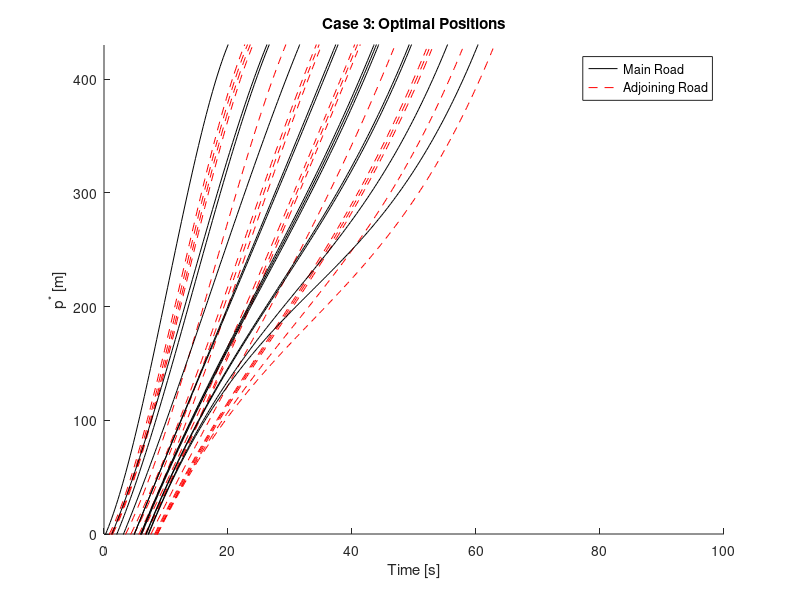
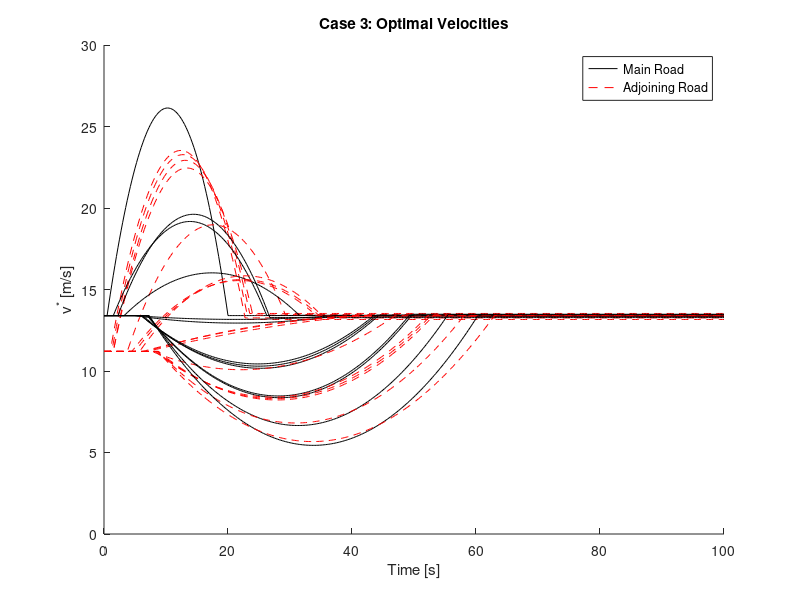
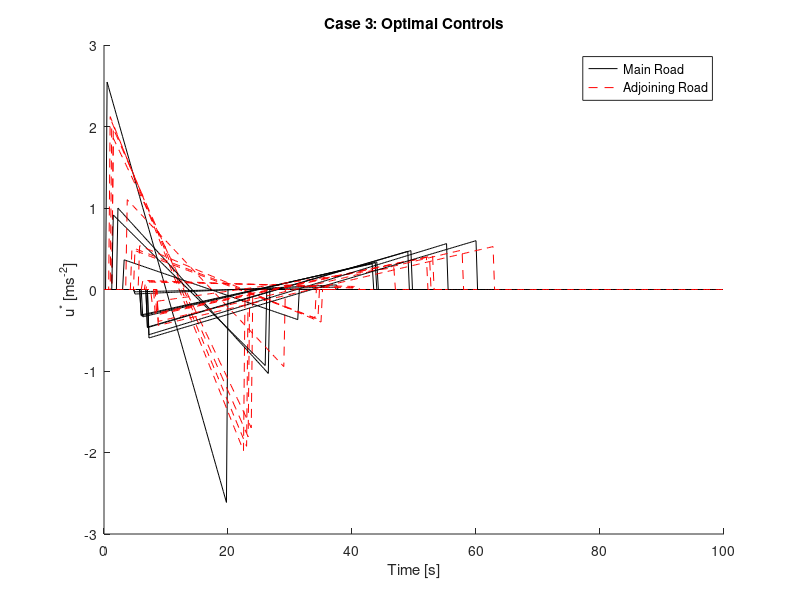

Write the MATLAB code that produced these figures, in order.
%% Parameters

clear; close all; clc

L = 400; % control zone length [m]
S = 30; % merging zone length [m]
delta = 5; % minimum safe following distance [m]
cars = 30; % # cars
dt = 0.25; % time step [s]
tvec = 0:dt:100; % time array

v0 = [13.4;11.2]; % speed before entering control zone [m/s]
% x0 = -sort(rand(cars,1)*100); % random starting positions, in order
x0 = [-3.5712, -9.7540, -12.6987, -14.1886, -15.7613, -17.1187, -27.8498,...
    -39.2227, -42.1761, -48.5376, -54.6882, -63.2359, -65.5478, -65.5741,...
    -67.8735, -74.3132, -75.7740, -79.2207, -80.0280, -81.4724, -84.9129,...
    -90.5792, -91.3376, -91.5736, -93.3993, -95.7167, -95.7507, -95.9492,...
    -96.4889, -97.0593].'; % initial positions
% road = round(rand(cars,1)); % randomly assign to roads
road = [1, 0, 0, 0, 0, 1, 1, 0, 1, 0, 0, 0 1, 1, 0, 0, 0, 1, 1, 1, 0 1,...
    1, 0, 0, 0, 1, 0, 1, 0].';
for j = 1:cars
    if road(j) == 1
        x{j}(:,1) = [x0(j);v0(1)]; % structure of states (main road)
    else
        x{j}(:,1) = [x0(j);v0(2)]; % structure of states (side road)
    end
end

vf = 13.4; % velocities at final time (same for all cars)
pf = L + S; % positions at final time

for j = 1:cars
    if j == 1
        tf(j) = 20; % Car 1 must pass through in time seconds
    else
        if road(j) == road(j-1) % if on same road as previous car
            tf(j) = tf(j-1) + delta/x{j}(2); % final time (rear collision con)
        else
            tf(j) = tf(j-1) + S/x{j}(2); % final time (lat collision con)
        end
    end
end

%% Initialize

for j = 1:cars
    T = [0 0 0 1; 0 0 1 0;...
        tf(j)^3/6 tf(j)^2/2 tf(j) 1;...
        tf(j)^2/2 tf(j) 1 0];
    b{j}(:,1) = T\[x{j}(:,1); pf; vf];
end

%% Simulate

for j = 1:cars
    for i = 1:length(tvec)-1
        t = tvec(i+1);
        if ceil(x{j}(1,i)) < L+S && x{j}(1,i) >= 0 % if in ctrl/merg zones
            x{j}(1,i+1) = b{j}(1,i)*t^3/6 + b{j}(2,i)*t^2/2 + b{j}(3,i)*t + b{j}(4,i); % position
            x{j}(2,i+1) = b{j}(1,i)*t^2/2 + b{j}(2,i)*t + b{j}(3,i); % veloc
            u{j}(i) = b{j}(1,i)*t + b{j}(2,i);
        else
            u{j}(i) = 0;
            x{j}(1,i+1) = x{j}(1,i) + dt*x{j}(2,i);
            x{j}(2,i+1) = x{j}(2,i);
        end
        T = [t^3/6 t^2/2 t 1; ...
            t^2/2 t 1 0; ...
            tf(j)^3/6 tf(j)^2/2 tf(j) 1; ...
            tf(j)^2/2 tf(j) 1 0];
        b{j}(:,i+1) = T\[x{j}(:,i+1); pf; vf];
    end
end

%% Plot

figure % Positions
hold on
for j = 1:cars
    if road(j) == 1
        col = '-k';
    else
        col = '--r';
    end
    plot(tvec,x{j}(1,:),col)
end
xlabel('Time [s]')
ylabel ('p^* [m]')
ylim([0 430])
title('Case 3: Optimal Positions')
legend('Main Road','Adjoining Road')

figure % Velocities
hold all
for j = 1:cars
    if road(j) == 1
        col = '-k';
    else
        col = '--r';
    end
    plot(tvec,x{j}(2,:),col)
end
xlabel('Time [s]')
ylabel('v^* [m/s]')
ylim([0 30])
title('Case 3: Optimal Velocities')
legend('Main Road','Adjoining Road')

figure % Controls
hold all
for j = 1:cars
    if road(j) == 1 % main road
        col = '-k';
    else
        col = '--r';
    end
    plot(tvec(1:length(u{j})),u{j},col)
end
xlabel 'Time [s]'
ylabel 'u^* [ms^{-2}]'
title('Case 3: Optimal Controls')
legend('Main Road','Adjoining Road')

%% Get Fuel Consumption

q0 = 0.1569;
q1 = 2.45*10^-2;
q2 = -7.415*10^-4;
q3 = 5.975*10^-5;
r0 = 0.07224;
r1 = 9.681*10^-2;
r2 = 1.075*10^-3;

fcruise = zeros(cars,length(u{j})); % fuel consumed at constant speed
facc = zeros(cars,length(t)); % fuel consumed due to acc
fv = zeros(cars,length(t)); % total fuel consumed
cost = zeros(cars,1); % total cost

for j=1:cars
    for i=1:length(u)
        ti = tvec(i);
        fcruise(j,i) = q0 + q1*x{j}(2,i) + q2*x{j}(2,i)^2 + q3*x{j}(2,i)^3;
        facc(j,i) = u{j}(i)*(r0 + r1*x{j}(2,i) + r2*x{j}(2,i)^2);
        fv(j,i) = fcruise(j,i) + facc(j,i);
    end
    cost(j) = sum(fv(j,:));
end